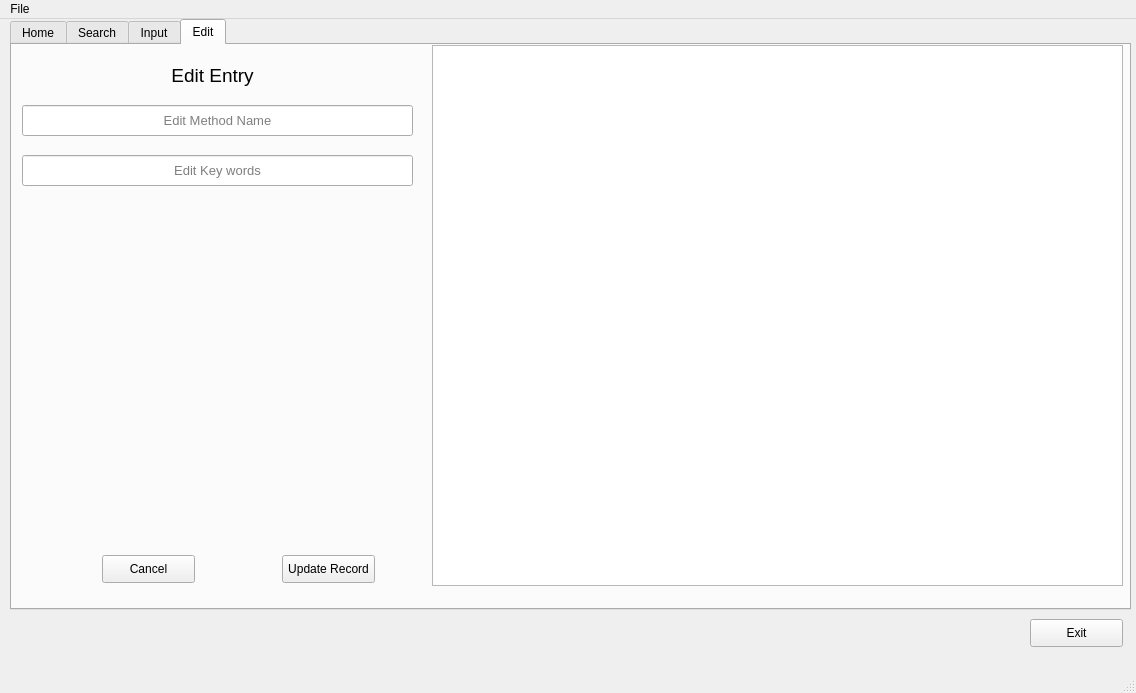
<?xml version="1.0" encoding="UTF-8"?>
<ui version="4.0">
 <class>mainWindow</class>
 <widget class="QMainWindow" name="mainWindow">
  <property name="geometry">
   <rect>
    <x>0</x>
    <y>0</y>
    <width>1136</width>
    <height>693</height>
   </rect>
  </property>
  <property name="windowTitle">
   <string>Generic Load UI startup</string>
  </property>
  <widget class="QWidget" name="centralwidget">
   <widget class="QPushButton" name="btnExit">
    <property name="geometry">
     <rect>
      <x>1030</x>
      <y>600</y>
      <width>93</width>
      <height>28</height>
     </rect>
    </property>
    <property name="text">
     <string>Exit</string>
    </property>
   </widget>
   <widget class="QTabWidget" name="tab">
    <property name="geometry">
     <rect>
      <x>10</x>
      <y>0</y>
      <width>1121</width>
      <height>591</height>
     </rect>
    </property>
    <property name="currentIndex">
     <number>3</number>
    </property>
    <widget class="QWidget" name="Home">
     <attribute name="title">
      <string>Home</string>
     </attribute>
     <widget class="QPlainTextEdit" name="pteResult">
      <property name="geometry">
       <rect>
        <x>410</x>
        <y>10</y>
        <width>691</width>
        <height>541</height>
       </rect>
      </property>
      <property name="font">
       <font>
        <pointsize>10</pointsize>
       </font>
      </property>
     </widget>
     <widget class="QLabel" name="lblHomePage">
      <property name="geometry">
       <rect>
        <x>10</x>
        <y>10</y>
        <width>381</width>
        <height>41</height>
       </rect>
      </property>
      <property name="font">
       <font>
        <pointsize>14</pointsize>
       </font>
      </property>
      <property name="text">
       <string>Home</string>
      </property>
      <property name="alignment">
       <set>Qt::AlignCenter</set>
      </property>
     </widget>
     <widget class="QLabel" name="lblKeyWords">
      <property name="geometry">
       <rect>
        <x>10</x>
        <y>110</y>
        <width>391</width>
        <height>31</height>
       </rect>
      </property>
      <property name="font">
       <font>
        <pointsize>10</pointsize>
       </font>
      </property>
      <property name="frameShape">
       <enum>QFrame::Box</enum>
      </property>
      <property name="text">
       <string>TextLabel</string>
      </property>
      <property name="alignment">
       <set>Qt::AlignCenter</set>
      </property>
     </widget>
     <widget class="QLabel" name="lblMethod">
      <property name="geometry">
       <rect>
        <x>10</x>
        <y>60</y>
        <width>391</width>
        <height>31</height>
       </rect>
      </property>
      <property name="font">
       <font>
        <pointsize>10</pointsize>
       </font>
      </property>
      <property name="frameShape">
       <enum>QFrame::Box</enum>
      </property>
      <property name="text">
       <string>TextLabel</string>
      </property>
      <property name="alignment">
       <set>Qt::AlignCenter</set>
      </property>
     </widget>
     <widget class="QLabel" name="lblCurrentIndex">
      <property name="geometry">
       <rect>
        <x>200</x>
        <y>460</y>
        <width>31</width>
        <height>31</height>
       </rect>
      </property>
      <property name="font">
       <font>
        <pointsize>12</pointsize>
       </font>
      </property>
      <property name="frameShape">
       <enum>QFrame::Box</enum>
      </property>
      <property name="text">
       <string/>
      </property>
      <property name="alignment">
       <set>Qt::AlignCenter</set>
      </property>
     </widget>
     <widget class="QPushButton" name="btnIndexBack">
      <property name="geometry">
       <rect>
        <x>160</x>
        <y>460</y>
        <width>31</width>
        <height>31</height>
       </rect>
      </property>
      <property name="font">
       <font>
        <pointsize>12</pointsize>
       </font>
      </property>
      <property name="cursor">
       <cursorShape>ArrowCursor</cursorShape>
      </property>
      <property name="toolTipDuration">
       <number>2</number>
      </property>
      <property name="text">
       <string>&lt;</string>
      </property>
      <property name="autoRepeat">
       <bool>true</bool>
      </property>
     </widget>
     <widget class="QPushButton" name="btnIndexForward">
      <property name="geometry">
       <rect>
        <x>240</x>
        <y>460</y>
        <width>31</width>
        <height>31</height>
       </rect>
      </property>
      <property name="font">
       <font>
        <pointsize>12</pointsize>
       </font>
      </property>
      <property name="cursor">
       <cursorShape>ArrowCursor</cursorShape>
      </property>
      <property name="toolTipDuration">
       <number>2</number>
      </property>
      <property name="text">
       <string>&gt;</string>
      </property>
      <property name="autoRepeat">
       <bool>true</bool>
      </property>
     </widget>
     <widget class="QPushButton" name="btnEditRecord">
      <property name="geometry">
       <rect>
        <x>160</x>
        <y>500</y>
        <width>111</width>
        <height>31</height>
       </rect>
      </property>
      <property name="text">
       <string>Edit Record</string>
      </property>
     </widget>
    </widget>
    <widget class="QWidget" name="Search">
     <attribute name="title">
      <string>Search</string>
     </attribute>
     <widget class="QLabel" name="lblSearchPage">
      <property name="geometry">
       <rect>
        <x>10</x>
        <y>10</y>
        <width>381</width>
        <height>41</height>
       </rect>
      </property>
      <property name="font">
       <font>
        <pointsize>14</pointsize>
       </font>
      </property>
      <property name="text">
       <string>Search</string>
      </property>
      <property name="alignment">
       <set>Qt::AlignCenter</set>
      </property>
     </widget>
     <widget class="QPlainTextEdit" name="pteSearchResults">
      <property name="geometry">
       <rect>
        <x>420</x>
        <y>10</y>
        <width>691</width>
        <height>541</height>
       </rect>
      </property>
      <property name="font">
       <font>
        <pointsize>10</pointsize>
       </font>
      </property>
     </widget>
     <widget class="QLineEdit" name="txtSearchKeyWords">
      <property name="geometry">
       <rect>
        <x>10</x>
        <y>110</y>
        <width>391</width>
        <height>31</height>
       </rect>
      </property>
      <property name="font">
       <font>
        <pointsize>10</pointsize>
       </font>
      </property>
      <property name="alignment">
       <set>Qt::AlignCenter</set>
      </property>
      <property name="placeholderText">
       <string>Search Keywords</string>
      </property>
     </widget>
     <widget class="QLineEdit" name="txtSearchMethod">
      <property name="geometry">
       <rect>
        <x>10</x>
        <y>60</y>
        <width>391</width>
        <height>31</height>
       </rect>
      </property>
      <property name="font">
       <font>
        <pointsize>10</pointsize>
       </font>
      </property>
      <property name="alignment">
       <set>Qt::AlignCenter</set>
      </property>
      <property name="placeholderText">
       <string>Search Method</string>
      </property>
     </widget>
     <widget class="QLabel" name="label_2">
      <property name="geometry">
       <rect>
        <x>50</x>
        <y>460</y>
        <width>131</width>
        <height>31</height>
       </rect>
      </property>
      <property name="font">
       <font>
        <pointsize>10</pointsize>
       </font>
      </property>
      <property name="text">
       <string>Index to Retrieve</string>
      </property>
      <property name="alignment">
       <set>Qt::AlignRight|Qt::AlignTrailing|Qt::AlignVCenter</set>
      </property>
     </widget>
     <widget class="QPushButton" name="btnGo">
      <property name="geometry">
       <rect>
        <x>240</x>
        <y>460</y>
        <width>31</width>
        <height>31</height>
       </rect>
      </property>
      <property name="font">
       <font>
        <pointsize>10</pointsize>
       </font>
      </property>
      <property name="text">
       <string>Go</string>
      </property>
     </widget>
     <widget class="QLineEdit" name="txtSearchIndex">
      <property name="geometry">
       <rect>
        <x>190</x>
        <y>460</y>
        <width>41</width>
        <height>31</height>
       </rect>
      </property>
      <property name="font">
       <font>
        <pointsize>10</pointsize>
       </font>
      </property>
      <property name="alignment">
       <set>Qt::AlignCenter</set>
      </property>
     </widget>
    </widget>
    <widget class="QWidget" name="Input">
     <attribute name="title">
      <string>Input</string>
     </attribute>
     <widget class="QLabel" name="lblInputPage">
      <property name="geometry">
       <rect>
        <x>10</x>
        <y>10</y>
        <width>381</width>
        <height>41</height>
       </rect>
      </property>
      <property name="font">
       <font>
        <pointsize>14</pointsize>
       </font>
      </property>
      <property name="text">
       <string>Input</string>
      </property>
      <property name="alignment">
       <set>Qt::AlignCenter</set>
      </property>
     </widget>
     <widget class="QLineEdit" name="txtKeyWords">
      <property name="geometry">
       <rect>
        <x>10</x>
        <y>110</y>
        <width>391</width>
        <height>31</height>
       </rect>
      </property>
      <property name="font">
       <font>
        <pointsize>10</pointsize>
       </font>
      </property>
      <property name="alignment">
       <set>Qt::AlignCenter</set>
      </property>
      <property name="placeholderText">
       <string>Input Key words</string>
      </property>
     </widget>
     <widget class="QLineEdit" name="txtMethod">
      <property name="geometry">
       <rect>
        <x>10</x>
        <y>60</y>
        <width>391</width>
        <height>31</height>
       </rect>
      </property>
      <property name="font">
       <font>
        <pointsize>10</pointsize>
       </font>
      </property>
      <property name="alignment">
       <set>Qt::AlignCenter</set>
      </property>
      <property name="placeholderText">
       <string>Input Method Name</string>
      </property>
     </widget>
     <widget class="QPushButton" name="btnSaveRecord">
      <property name="geometry">
       <rect>
        <x>170</x>
        <y>510</y>
        <width>93</width>
        <height>28</height>
       </rect>
      </property>
      <property name="text">
       <string>Save Record</string>
      </property>
     </widget>
     <widget class="QTextEdit" name="txtInput">
      <property name="geometry">
       <rect>
        <x>420</x>
        <y>0</y>
        <width>691</width>
        <height>541</height>
       </rect>
      </property>
      <property name="font">
       <font>
        <pointsize>10</pointsize>
       </font>
      </property>
     </widget>
    </widget>
    <widget class="QWidget" name="Edit">
     <attribute name="title">
      <string>Edit</string>
     </attribute>
     <widget class="QLabel" name="lblEditPage">
      <property name="geometry">
       <rect>
        <x>10</x>
        <y>10</y>
        <width>381</width>
        <height>41</height>
       </rect>
      </property>
      <property name="font">
       <font>
        <pointsize>14</pointsize>
       </font>
      </property>
      <property name="text">
       <string>Edit Entry</string>
      </property>
      <property name="alignment">
       <set>Qt::AlignCenter</set>
      </property>
     </widget>
     <widget class="QTextEdit" name="txtEdit">
      <property name="geometry">
       <rect>
        <x>420</x>
        <y>0</y>
        <width>691</width>
        <height>541</height>
       </rect>
      </property>
      <property name="font">
       <font>
        <pointsize>10</pointsize>
       </font>
      </property>
     </widget>
     <widget class="QLineEdit" name="txtEditMethod">
      <property name="geometry">
       <rect>
        <x>10</x>
        <y>60</y>
        <width>391</width>
        <height>31</height>
       </rect>
      </property>
      <property name="font">
       <font>
        <pointsize>10</pointsize>
       </font>
      </property>
      <property name="alignment">
       <set>Qt::AlignCenter</set>
      </property>
      <property name="placeholderText">
       <string>Edit Method Name</string>
      </property>
     </widget>
     <widget class="QLineEdit" name="txtEditKeyWords">
      <property name="geometry">
       <rect>
        <x>10</x>
        <y>110</y>
        <width>391</width>
        <height>31</height>
       </rect>
      </property>
      <property name="font">
       <font>
        <pointsize>10</pointsize>
       </font>
      </property>
      <property name="alignment">
       <set>Qt::AlignCenter</set>
      </property>
      <property name="placeholderText">
       <string>Edit Key words</string>
      </property>
     </widget>
     <widget class="QPushButton" name="btnUpdateRecord">
      <property name="geometry">
       <rect>
        <x>270</x>
        <y>510</y>
        <width>93</width>
        <height>28</height>
       </rect>
      </property>
      <property name="text">
       <string>Update Record</string>
      </property>
     </widget>
     <widget class="QPushButton" name="btnCancelEdit">
      <property name="geometry">
       <rect>
        <x>90</x>
        <y>510</y>
        <width>93</width>
        <height>28</height>
       </rect>
      </property>
      <property name="text">
       <string>Cancel</string>
      </property>
     </widget>
    </widget>
   </widget>
  </widget>
  <widget class="QMenuBar" name="menubar">
   <property name="geometry">
    <rect>
     <x>0</x>
     <y>0</y>
     <width>1136</width>
     <height>26</height>
    </rect>
   </property>
   <widget class="QMenu" name="menuFile">
    <property name="title">
     <string>File</string>
    </property>
    <addaction name="actExit"/>
   </widget>
   <addaction name="menuFile"/>
  </widget>
  <widget class="QStatusBar" name="statusbar"/>
  <action name="actExit">
   <property name="text">
    <string>Exit</string>
   </property>
  </action>
 </widget>
 <resources/>
 <connections/>
</ui>
